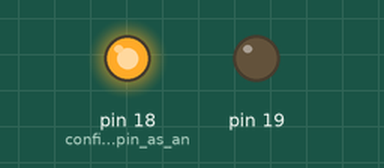
This sketch was run on a simulated Arduino Uno, built with avr-gcc and run on an emulated ATmega328P. Parts: output pins drawn as LEDs (lit = HIGH).

Above: at 0.1 s.
Timing chart, 0 to 1.6 s (numbered marks = the images above):
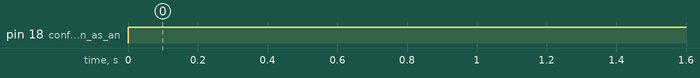

The sketch:

fan_module.ino
```cpp
void setup(){
    pinMode(18,OUTPUT); //configure both pin as an outputs
    pinMode(19,OUTPUT);
}

void loop(){
    digitalWrite(18,HIGH);
    digitalWrite(19, LOW); //Fan will rotate in one direction

    // delay(5000); //Wait for 5 seconds

    // digitalWrite(18, LOW); //Rotate in the other directon
    // digitalWrite(19, LOW);

    // delay(5000); //Wait for 5 seconds
}
```

Measured:
- by itself, pin 18 (configure_both_pin_as_an): LOW → HIGH at 0.00 s
